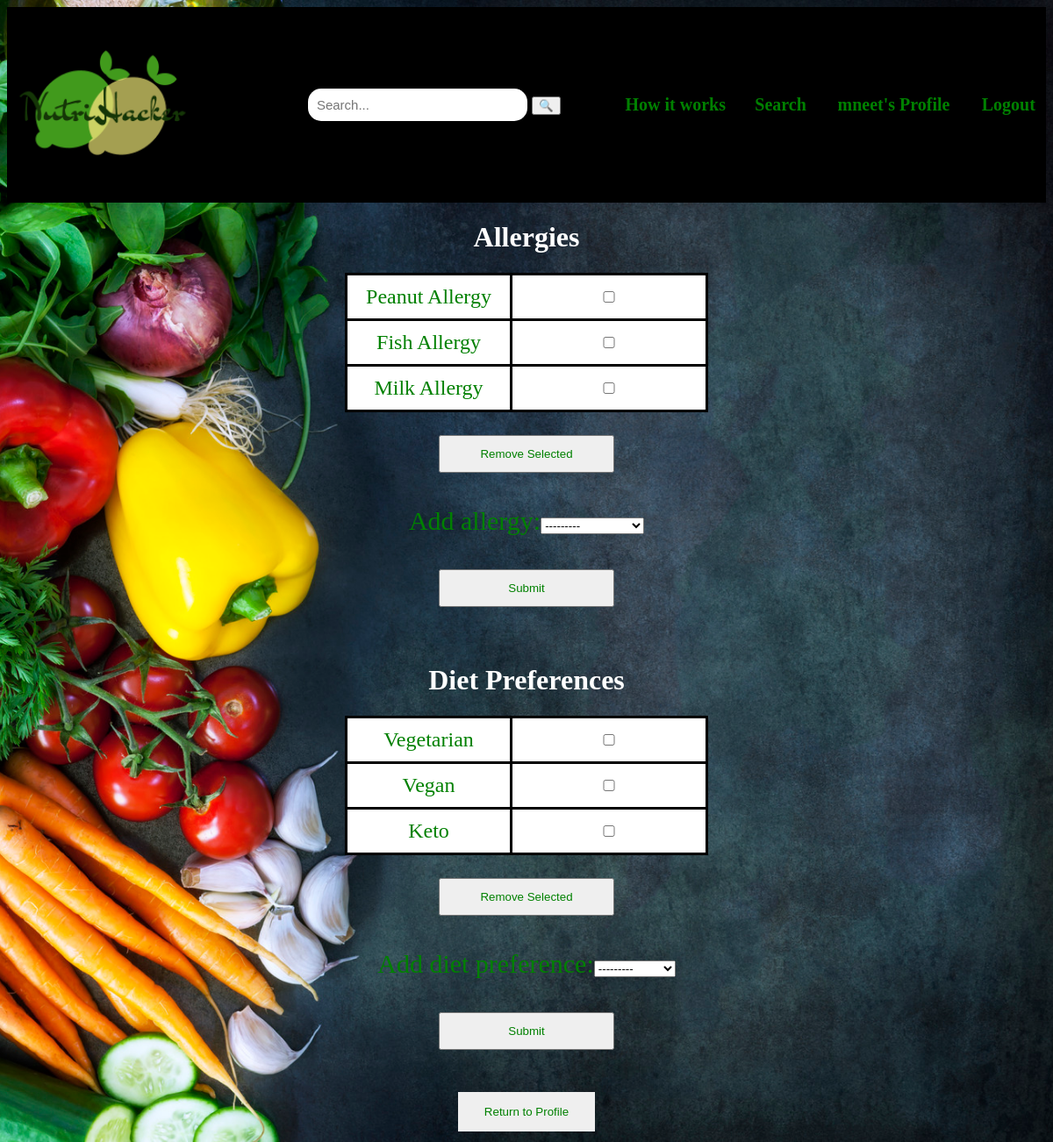
Screenshot of /nutrihacker/diet_and_allergies/ (signed in) with the database file from the repository.
### nutrihacker/models.py (models this page shows)
class Allergy(models.Model):
    profiles = models.ManyToManyField(Profile, blank=True)
    name = models.CharField(max_length=50)
    description = models.CharField(max_length=1000)
    def __str__(self):
        return self.name
    class Meta:
        verbose_name_plural = "Allergies"

class DietPreference(models.Model):
    profiles = models.ManyToManyField(Profile, blank=True)
    name = models.CharField(max_length=50)
    description = models.CharField(max_length=1000)
    def __str__(self):
        return self.name

### nutrihacker/views.py (the view)
# urls.py: path('diet_and_allergies/', views.DietAndAllergiesView.as_view(), name='diet_and_allergies'),
class DietAndAllergiesView(LoginRequiredMixin, TemplateView):
    model = Allergy
    template_name = 'nutrihacker/diet_and_allergies.html'
    def get_context_data(self, **kwargs):
        context = super().get_context_data(**kwargs)
        profile = Profile.objects.get(user=self.request.user)
        context['allergy_choice_form'] = AllergyChoiceForm(current_profile=profile)
        context['diet_choice_form'] = DietChoiceForm(current_profile=profile)
        context['allergy_delete_form'] = AllergyDeleteForm(current_profile=profile)
        context['diet_delete_form'] = DietDeleteForm(current_profile=profile)
        return context

### nutrihacker/forms.py
class AllergyChoiceForm(forms.Form):
	allergy_select = forms.ModelChoiceField(label="Add allergy", queryset=Allergy.objects.all())
	def __init__(self,*args,**kwargs):
		self.current_profile = kwargs.pop('current_profile', None)
		super(AllergyChoiceForm,self).__init__(*args,**kwargs)
		if self.current_profile != None:
			self.fields['allergy_select'].queryset = Allergy.objects.exclude(profiles=self.current_profile)

class DietChoiceForm(forms.Form):
	diet_select = forms.ModelChoiceField(label="Add diet preference", queryset=DietPreference.objects.all())
	def __init__(self,*args,**kwargs):
		self.current_profile = kwargs.pop('current_profile', None)
		super(DietChoiceForm,self).__init__(*args,**kwargs)
		if self.current_profile != None:
			self.fields['diet_select'].queryset = DietPreference.objects.exclude(profiles=self.current_profile)

### nutrihacker/templates/nutrihacker/diet_and_allergies.html (shortened to what this page needs)
{% load static %}
<!DOCTYPE html>
<html lang="en">
	<head>
		<link rel="stylesheet" type="text/css" href="{% static 'nutrihacker/style.css' %}">
	</head>
	<body style="background-size: cover">
		{% include "nutrihacker/navigation_bar.html" %}
        <h1>Allergies</h1>
        <form method="POST" action="{% url 'nutrihacker:delete_allergy' %}">
            {% if allergy_delete_form.allergy_checkbox|length != 0 %}
            <table class="list">
                {% for allergy in allergy_delete_form.allergy_checkbox %}
                    <tr><td class="right" width="90%">{{ allergy.choice_label }}</td><td class="right">{{ allergy.tag }}</td></tr>
                {% endfor %}
            </table>
            <br>
            <input type="submit" value="Remove Selected" />
            {% endif %}
        </form>
        <form method="POST" action="{% url 'nutrihacker:add_allergy' %}">
            <p>{{ allergy_choice_form }}</p>
            <input type="submit" />
        </form>
        <br> <br>
        <h1>Diet Preferences</h1>
		<form method="POST" action="{% url 'nutrihacker:delete_diet_preference' %}">
            {% if diet_delete_form.diet_checkbox|length != 0 %}
            <table class="list">
                {% for diet in diet_delete_form.diet_checkbox %}
                    <tr><td class="right" width="90%">{{ diet.choice_label }}</td><td class="right">{{ diet.tag }}</td></tr>
                {% endfor %}
            </table>
            <br>
            <input type="submit" value="Remove Selected" />
            {% endif %}
        </form>
        <form method="POST" action="{% url 'nutrihacker:add_diet_preference' %}">
            <p>{{ diet_choice_form }}</p>
            <input type="submit" />
        </form>
		<br><br>
		<div style="text-align: center"><button class="button"><a href="{% url 'nutrihacker:profile' %}" alt="Return">Return to Profile</a></button></div>
</html>

### nutrihacker/templates/nutrihacker/navigation_bar.html
{% load static %}
<table class="01" width="100%" style="background-color: black;">
        <tr>
            <th style="text-align: left;"><a href="{% url 'nutrihacker:index' %}"><img src="{% static 'nutrihacker/images/weblogo.png' %}" alt="Website logo" width="210px" height="210px"></a></th>
            <th><form action="{% url 'nutrihacker:search' %}" method="get">
                <input name="term" type="search" placeholder="Search..." size="100%" />
                <button type="submit" name="search">&#128269;</button>
            </form></th>
            <th><a href="{% url 'nutrihacker:description' %}">How it works</a> </th>
            <th><a href="{% url 'nutrihacker:search' %}">Search</a></th>
            {% if user.is_authenticated %}
            <th><a href="{% url 'nutrihacker:profile' %}">{{ user.username }}'s Profile</a>
            <th><a href="{% url 'nutrihacker:logout' %}">Logout</a>
            {% else %}
            <th><a href ="{% url 'nutrihacker:login' %}">Login/Register</a></th>
            {% endif %}
        </tr>
</table>

### nutrihacker/static/nutrihacker/style.css (style rules this page uses)
p { color: white; text-align: center; font-size: 30px; }
table { color: green; text-align: center; font-size: 20px; height: 80%; border-collapse:separate; }
th { height: 30px; text-align: center; }
a { color: green; text-decoration: none; }
.button { padding: 15px 30px; border: none; display: inline-block; margin: 4px 2px; }
body { background-image: url("images/background.jpg"); height: 100%; background-position: center; background-repeat: no-repeat; background-size: cover; }
input[type=search] { width: 250px; box-sizing: border-box; border: 1px green; border-radius: 15px; font-size: 15px; background-color: white; padding: 10px 10px 10px 10px; }
form { text-align:center; }
input { width: 50%; padding: 12px 20px; margin: 8px 0; box-sizing: border-box; }
a:link { text-decoration:none; }

### rows the page displays
Allergy: choice_label "Peanut Allergy"
Allergy: choice_label "Fish Allergy"
Allergy: choice_label "Milk Allergy"
DietPreference: choice_label "Vegetarian"
DietPreference: choice_label "Vegan"
DietPreference: choice_label "Keto"

### other values shown
{{ user.username }} "mneet"
